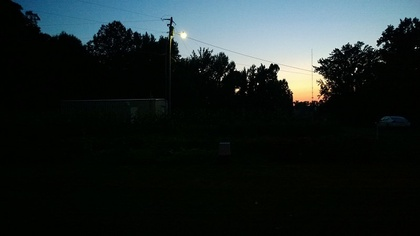
%> input picture HW1/Code/test.jpg, 420 x 236 px, shrunk from 800 x 450 before the run
$ octave HW2.m   (GNU Octave 9; MATLAB toolbox functions it lacks are replaced by stand-ins)
%> lines starting %> are read from the running program, lines starting %| are printed output that depends on the picture
clear;
clc;

%Step1:读取图像，并变为灰度图
%读取图像
img = imread('test.jpg');
%> img is the input picture: size 236x420x3 uint8; mean R, G, B 29.6, 38.2, 38.7
%读取RGB矩阵
R = img(:, :, 1);
G = img(:, :, 2);
B = img(:, :, 3);
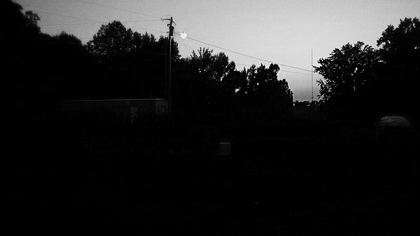
%> B: size 236x420 uint8; min 0, max 248, mean 38.7
%转化为灰度图，采用rgb加权法
gimg = 0.299 * R + 0.587 * G + 0.114 * B;
%gimg = rgb2gray(img);
imshow(gimg);
title('灰度图');

%Step2 灰度直方图
[m, n] = size(gimg);
%> m = 236; n = 420
%计算出现的频次
frequency = zeros(1,256);
for i = 1:m
	for j = 1:n
        frequency(1, gimg(i,j)+1) = frequency(1, gimg(i,j)+1)+1;
    end
end
%> after the loop, frequency = 256 values, max 27674 at index 3, min 0 at index 256, mean 387.2
%计算出现的频率
probability = frequency / (m * n);
%> probability = 256 values, max 0.279 at index 3, min 0 at index 256, mean 0.00391
figure,bar(0:255,probability,'k');
title('原图像直方图')%显示原直方图的数据
xlabel('灰度值')
ylabel('出现频率')
%> figure, not shown here; tallest bar 0.279 high, from x = 1.6 to 2.4

%Step3 离散傅里叶变换幅度频谱图
%使用傅里叶变换的可分离性
%获取图片大小
%定义左乘矩阵
vy = (0: m - 1)' * (0: m - 1);
M_vy = exp(-2*1i*pi* vy / m);
%定义右乘矩阵
ux = (0: n-1)' * (0: n-1);
M_ux = exp(-2*1i*pi*ux/n);

%离散傅里叶变换
F = M_vy * double(gimg) * M_ux;
% 中心化
Fc = fftshift(F);
% 取模
Fm = abs(Fc);
%取对数显示
Fm = log(Fm);
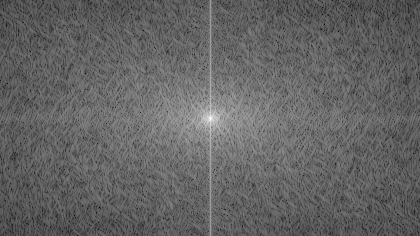
%> Fm: size 236x420 double; min 2.76, max 15.08, mean 7.59; drawn with min black and max white
figure, imshow(Fm,[]);
title('离散傅里叶变换频谱幅度图');

%Step4 直方图均衡化
%计算累积直方图
accumulate = zeros(1, 256);
for i = 1:256
    for j = 1:i
        accumulate(1,i) = accumulate(1,i) + probability(1,j);
    end
end
%> after the loop, accumulate = 256 values from 0.00252 to 1
%取整，映射关系存储在该矩阵中，原图像灰度级i(0-255)->新的灰度级accumulate(1,i+1)
accumulate = round((accumulate * 255) + 0.5);
%> accumulate = 256 values from 1 to 256

%计算均衡后的灰度直方图
L = zeros(1, 256);
for i = 1:256
    L(accumulate(1,i)) = L(accumulate(1,i)) + probability(1,i) ;
end
%> after the loop, L = 256 values, max 0.279 at index 92, min 0 at index 2, mean 0.00391
figure,bar(0:255,L,'k'),title('均衡化后灰度直方图');
xlabel('灰度值'),ylabel('出现频率')
%> after `ylabel('出现频率')`:
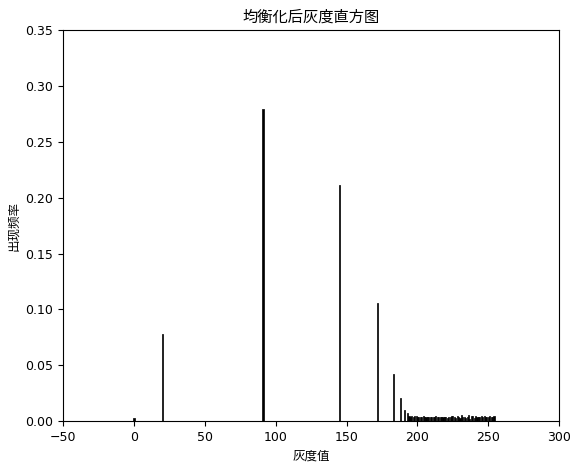
%> figure redrawn from the program's plot data; tallest bar 0.279 high, from x = 90.6 to 91.4

%将原图像映射
Trans = gimg;
for i = 1:m
    for j =1:n
        Trans(i,j) = accumulate(Trans(i,j)+1);
    end
end
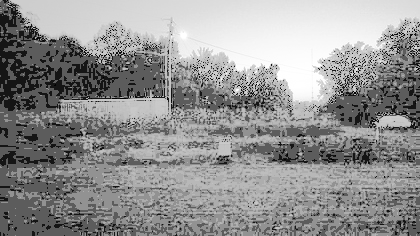
%> Trans: size 236x420 uint8; min 1, max 255, mean 146
figure,imshow(Trans);
title('直方图均衡化后图像')


%Step5 同态滤波
I=double(gimg);
%低频增益
rL=0.2;
%高频增益
rH=5.0;
%滤波器函数的锐化系数
c=2;
%截止频率
d0=10;
%取对数
I1=log(I+1);
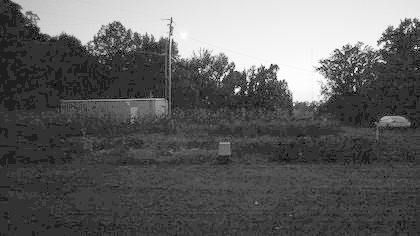
%> I1: size 236x420 double; min 0, max 5.54, mean 2.11; drawn with min black and max white
%傅里叶变换
FI=fft2(I1);
n1=floor(m/2);
%> n1 = 118
n2=floor(n/2);
%> n2 = 210
for i=1:m
    for j=1:n
        D(i,j)=((i-n1).^2+(j-n2).^2);
        %高斯同态滤波
        H(i,j)=(rH-rL).*(exp(c*(-D(i,j)./(d0^2))))+rL;
    end
end
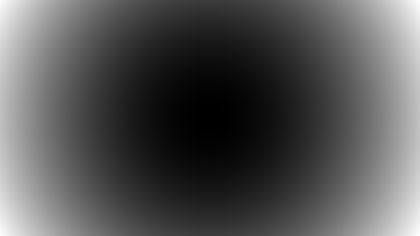
%> D: size 236x420 double; min 0, max 58024, mean 19341.7; drawn with min black and max white
%傅里叶逆变换
I2=ifft2(H.*FI);
%取指数操作
I3=real(exp(I2));
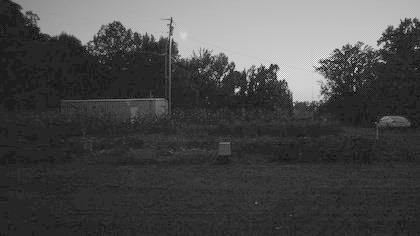
%> I3: size 236x420 double; min 0.845, max 3.48, mean 1.61; drawn with min black and max white
figure;imshow(I3,[]);title('同态滤波增强后')
